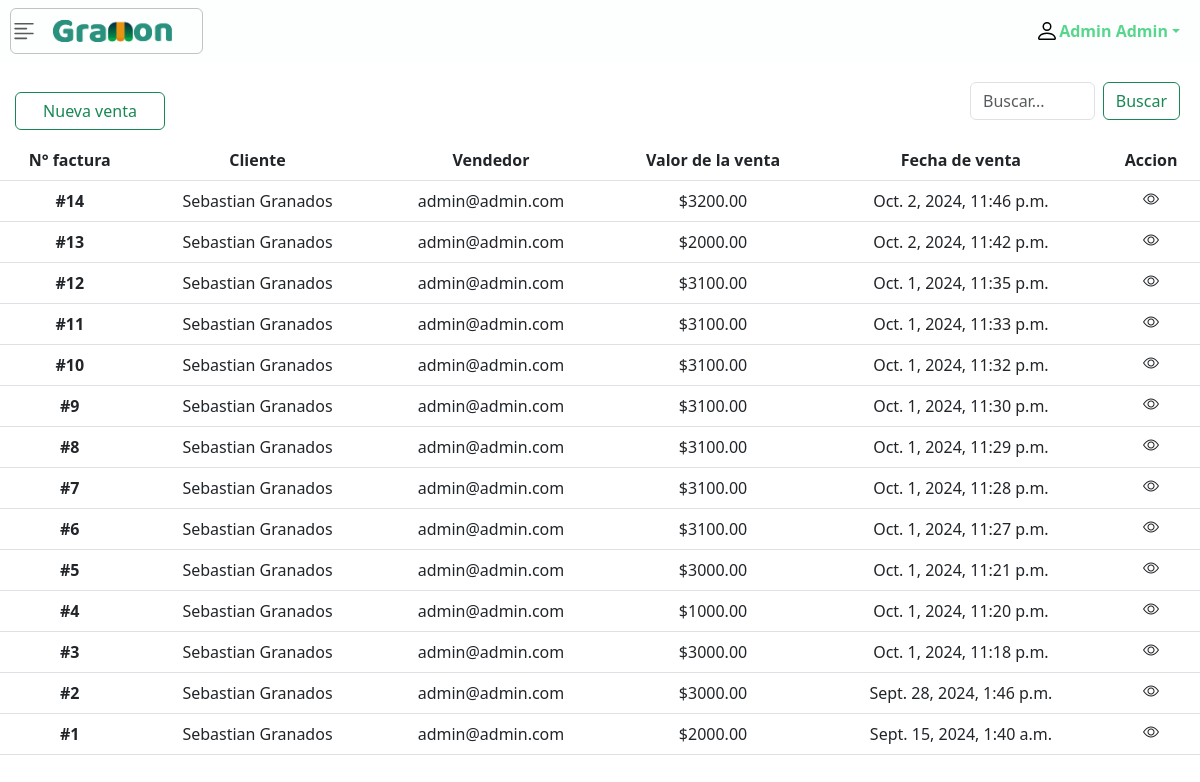
The page /history_sales/ (signed in) on the database as committed earlier.
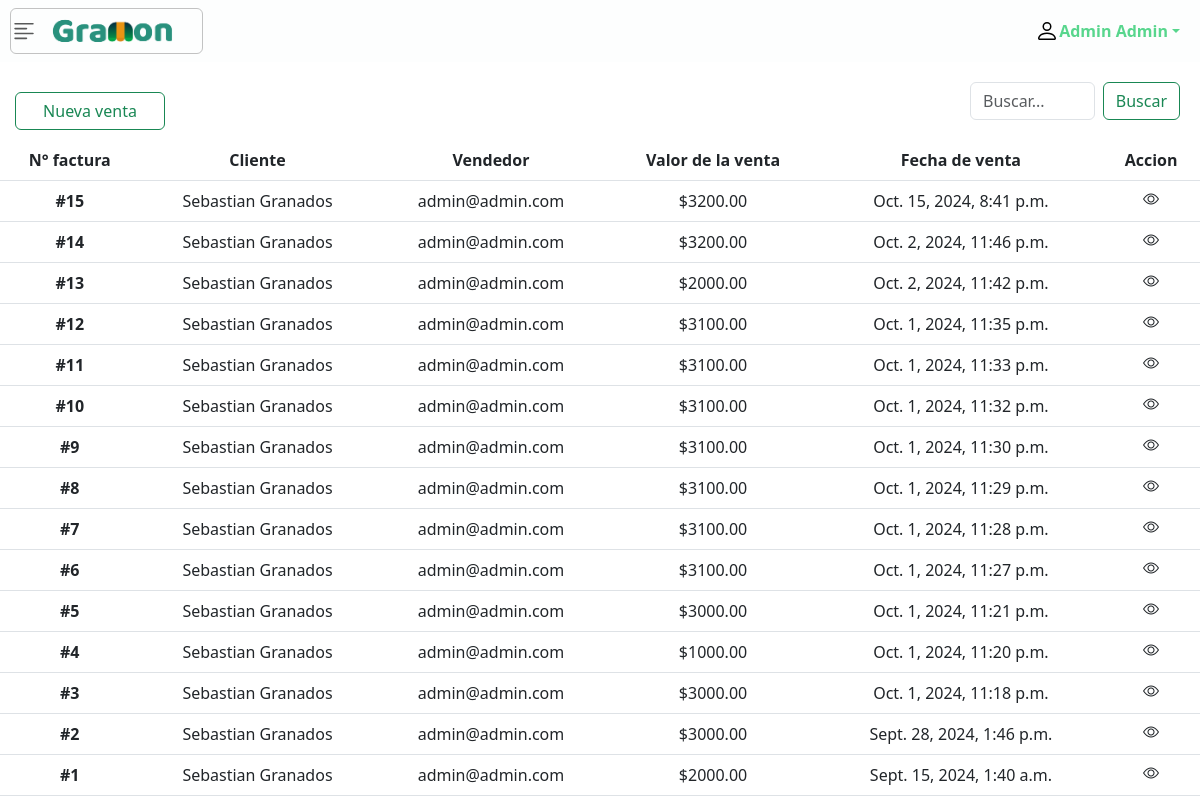
The same page on the database as committed later.
### apps/sales_app/models.py (models this page shows, shortened)
class Sales(models.Model):
    user = models.ForeignKey(User, on_delete=models.CASCADE)
    client = models.ForeignKey(Customer, on_delete=models.CASCADE)
    products = models.ManyToManyField(Products,through='SaleProduct')
    created_at = models.DateTimeField(auto_now_add=True)
    valor_final = models.DecimalField(max_digits=99, decimal_places=2)
    pay = models.DecimalField(max_digits=99, decimal_places=0)
    change = models.DecimalField(max_digits=99, decimal_places=0,default=0)

### apps/customers_app/models.py (models this page shows, shortened)
class Customer(models.Model):
    id = models.PositiveIntegerField(primary_key=True)
    name = models.CharField(max_length=50)
    last_name = models.CharField(max_length=50)
    email = models.EmailField(max_length=254,blank=True)
    adress = models.CharField(max_length=50, blank=True)
    number = models.IntegerField()
    full_name = models.CharField(max_length=100, default="", editable=False)
    def __str__(self):
        return self.name +' '+self.last_name

### apps/adminusers_app/models.py (models this page shows, shortened)
class User(AbstractUser):
    GENDER_CHOICES = (
        ('Masculino', 'Masculino'),
        ('Femenino', 'Femenino')
    )
    gender = models.CharField(max_length=10, blank=True, choices=GENDER_CHOICES)
    email = models.EmailField(("email address"), unique=True)
    REQUIRED_FIELDS = ['first_name', 'last_name', 'email','is_superuser']
    full_name = models.CharField(max_length=100, default="", editable=False)
    objects = USerManager()
    def __str__(self):
        return self.email

### apps/sales_app/views.py (the view)
# urls.py: path('history_sales/',salesListView.as_view(), name='list_sale')
class salesListView(LoginRequiredMixin,ListView):
    model = Sales
    template_name = "sales/list_sale.html"
    context_object_name = 'history'
    ordering = ['-id']
    paginate_by = 15
    login_url = reverse_lazy('user_app:login')

### templates/sales/list_sale.html (shortened to what this page needs)
{% extends 'base.html' %}
{% load static %}
{% block head %}
    <link rel="stylesheet" href="{% static 'css/sales_css/list_sale.css' %}">
{% endblock head %}
{% block content %}
    <div class="d-flex justify-content-between align-items-center" style="width: 100%;">
        <a style="width: 150px; text-align: center; margin-top: 20px; margin-left: 15px;" class="btn btn-outline-success" role="button" href="{% url 'new_sale' %}">
            Nueva venta
        </a>
        <div class="d-flex" style="padding: 20px 20px; width: 250px;">
            <input class="form-control me-2" type="search" placeholder="Buscar..." aria-label="Search" name="search_sale" id="search_sale">
            <button class="btn btn-outline-success" id="botom_search_sale">Buscar</button>
        </div>
    </div>
    <div class="table-responsive">
        <table class="table table-hover" style="text-align: center;">
            <thead>
                <tr>
                    <th scope="col">N° factura</th>
                    <th scope="col">Cliente</th>
                    <th scope="col">Vendedor</th>
                    <th scope="col">Valor de la venta</th>
                    <th scope="col">Fecha de venta</th>
                    <th scope="colgroup">Accion</th>
                </tr>
            </thead>
            <tbody class="showResults">
                {% for venta in history%}
                <tr>
                    <th scope="row">#{{venta.id}}</th>
                    <td>{{venta.client}}</td>
                    <td>{{venta.user}}</td>
                    <td>${{venta.valor_final}}</td>
                    <td>{{venta.created_at}}</td>
                    <td style="text-align: center;">
                        <i class="bi bi-eye visualizer" data-id="{{venta.id}}"></i>
                    </td>
                </tr>
                {% endfor %}
            </tbody>
        </table>
    </div>
{% endblock content %}

Rows that differ between the two databases and show on the page:
added Sales: id "15", client "Sebastian Granados", user "admin@admin.com", valor_final "3200.00", created_at "Oct. 15, 2024, 8:41 p.m."
